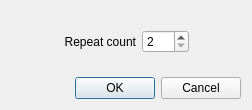
<?xml version="1.0" encoding="UTF-8"?>
<ui version="4.0">
 <class>repeatCountDialog</class>
 <widget class="QDialog" name="repeatCountDialog">
  <property name="geometry">
   <rect>
    <x>0</x>
    <y>0</y>
    <width>252</width>
    <height>110</height>
   </rect>
  </property>
  <property name="windowTitle">
   <string>Set repeat count</string>
  </property>
  <layout class="QVBoxLayout" name="verticalLayout">
   <item>
    <spacer name="verticalSpacer">
     <property name="orientation">
      <enum>Qt::Vertical</enum>
     </property>
     <property name="sizeHint" stdset="0">
      <size>
       <width>20</width>
       <height>0</height>
      </size>
     </property>
    </spacer>
   </item>
   <item>
    <layout class="QHBoxLayout" name="horizontalLayout">
     <item>
      <spacer name="horizontalSpacer">
       <property name="orientation">
        <enum>Qt::Horizontal</enum>
       </property>
       <property name="sizeHint" stdset="0">
        <size>
         <width>40</width>
         <height>20</height>
        </size>
       </property>
      </spacer>
     </item>
     <item>
      <widget class="QLabel" name="label">
       <property name="toolTip">
        <string>Select the number of repeats</string>
       </property>
       <property name="text">
        <string>Repeat count</string>
       </property>
       <property name="alignment">
        <set>Qt::AlignRight|Qt::AlignTrailing|Qt::AlignVCenter</set>
       </property>
      </widget>
     </item>
     <item>
      <widget class="QSpinBox" name="countBox">
       <property name="toolTip">
        <string>Select the number of repeats</string>
       </property>
       <property name="minimum">
        <number>2</number>
       </property>
       <property name="maximum">
        <number>300</number>
       </property>
      </widget>
     </item>
     <item>
      <spacer name="horizontalSpacer_2">
       <property name="orientation">
        <enum>Qt::Horizontal</enum>
       </property>
       <property name="sizeHint" stdset="0">
        <size>
         <width>40</width>
         <height>20</height>
        </size>
       </property>
      </spacer>
     </item>
    </layout>
   </item>
   <item>
    <spacer name="verticalSpacer_2">
     <property name="orientation">
      <enum>Qt::Vertical</enum>
     </property>
     <property name="sizeHint" stdset="0">
      <size>
       <width>20</width>
       <height>0</height>
      </size>
     </property>
    </spacer>
   </item>
   <item>
    <widget class="QDialogButtonBox" name="buttonBox">
     <property name="orientation">
      <enum>Qt::Horizontal</enum>
     </property>
     <property name="standardButtons">
      <set>QDialogButtonBox::Cancel|QDialogButtonBox::Ok</set>
     </property>
    </widget>
   </item>
  </layout>
 </widget>
 <resources/>
 <connections>
  <connection>
   <sender>buttonBox</sender>
   <signal>accepted()</signal>
   <receiver>repeatCountDialog</receiver>
   <slot>accept()</slot>
   <hints>
    <hint type="sourcelabel">
     <x>248</x>
     <y>254</y>
    </hint>
    <hint type="destinationlabel">
     <x>157</x>
     <y>274</y>
    </hint>
   </hints>
  </connection>
  <connection>
   <sender>buttonBox</sender>
   <signal>rejected()</signal>
   <receiver>repeatCountDialog</receiver>
   <slot>reject()</slot>
   <hints>
    <hint type="sourcelabel">
     <x>316</x>
     <y>260</y>
    </hint>
    <hint type="destinationlabel">
     <x>286</x>
     <y>274</y>
    </hint>
   </hints>
  </connection>
 </connections>
</ui>
